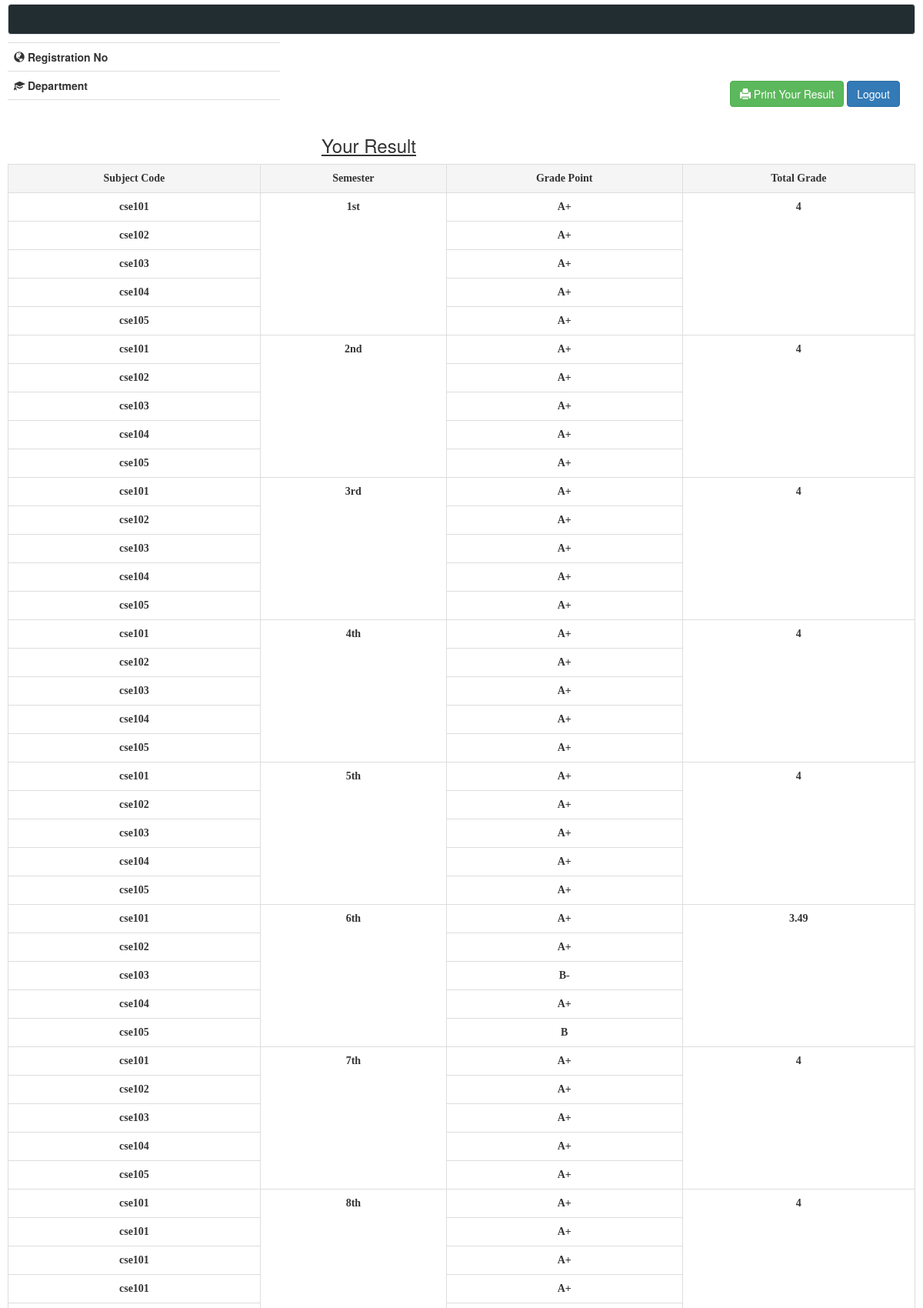
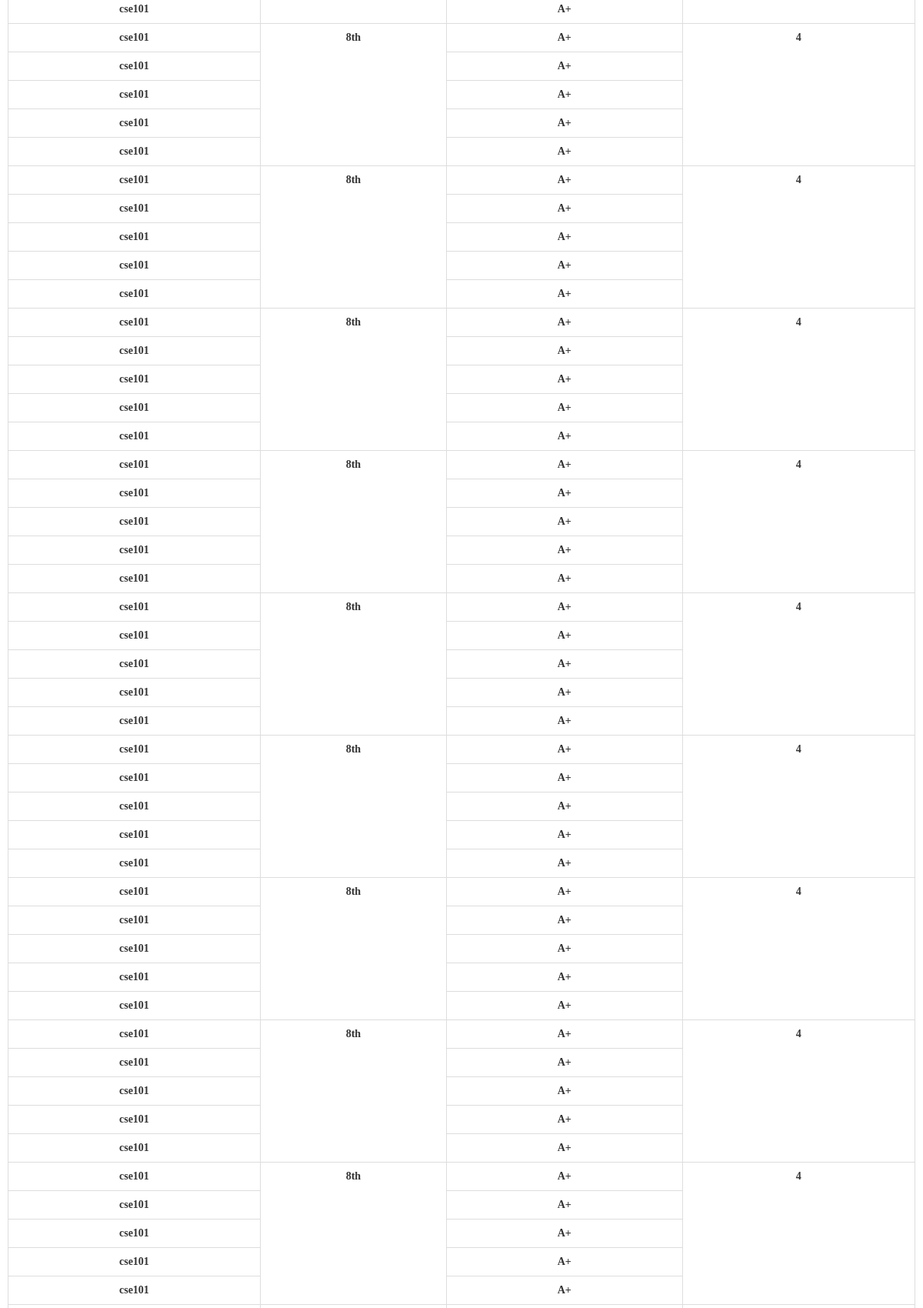
Screenshot of /result.php (signed in, upper part) with the database file from the repository (2 pictures, top to bottom).
### tables this page shows
CREATE TABLE IF NOT EXISTS `courses` (
  `id` int(11) NOT NULL,
  `reg_no` int(11) NOT NULL,
  `dept_name` varchar(20) NOT NULL,
  `course_id` varchar(20) NOT NULL,
  `credit` varchar(20) NOT NULL,
  `grade` varchar(10) NOT NULL,
  `semester` varchar(20) NOT NULL
);

CREATE TABLE IF NOT EXISTS `results` (
  `id` int(11) NOT NULL,
  `reg_no` int(11) NOT NULL,
  `cgpa` varchar(50) NOT NULL,
  `gpa` varchar(50) NOT NULL,
  `semester` varchar(20) NOT NULL
);

### include/functions.php (called while the page is built)
<?php
	function get_grade($point){
		$point = (string) $point;
		$grades = [
			  "4" => "A+",
			  "3.75" => "A",
			  "3.5" => "A-",
			  "3.25" => "B+",
			  "3" => "B",
			  "2.75" => "B-",
			  "2.5" => "C+",
			  "2.25" => "C",
			  "2" => "D",
			  "0" => "F"
		];
		if (array_key_exists($point, $grades))
			return $grades[$point];
		else
			return 0;
	}
?>

### result.php (the view, shortened to what this page needs)
<?php
	include('include/db.php');
	include('include/functions.php');
	$query = "SELECT * FROM courses JOIN results USING(reg_no, semester)";
	$stmt = $db->prepare($query);
	$stmt->execute() or die("Connection error");
	$results = $stmt->fetchAll(PDO::FETCH_ASSOC);
?>
<!DOCTYPE html>
<html lang="en">
  <head>
    <link rel="stylesheet" href="https://maxcdn.bootstrapcdn.com/bootstrap/3.3.7/css/bootstrap.min.css">
  </head>
  <body id="content">
    <div class="page-header well">
    </div>
<div>
    <div id="btn">
       <button onclick="window.print()" class="btn btn-success" ><span class="glyphicon glyphicon-print"></span> Print  Your Result</button>
       <a href="st_logout.php" class="btn btn-primary btn-top">Logout</a>
    </div>
        <table class="table table-hover" id="firsttable">
              <tr>
                <th class="bg "><span class="glyphicon glyphicon-globe"></span> Registration No</th>
                <td><b><?= $_SESSION['reg_no'] ?></b></td>
              </tr>
              <tr>
                <th class="bg "><span class="glyphicon glyphicon-education"></span> Department</th>
                <td><b><?= strtoupper($_SESSION['dept']) ?></b></td>
              </tr>
        </table>
</div>
   <h3 style="text-align: center;" ><br><u>Your Result </u></h3>
 <table class="table table-bordered " id="secondtable">
   <tr class="active">
   	  <th class="center">Subject Code</th>
   	  <th class="center">Semester</th>
   	  <th class="center">Grade Point</th>
   	  <th class="center">Total Grade</th>
   </tr>
   <?php for($i = 0; $i < count($results); $i++): ?>
   <tr class="center">
		   <td><?= $results[$i]['course_id'] ?></td>
	   <?php if(($i % 5) == 0): ?>
		   <td class="center" rowspan="5" ><?= $results[$i]['semester'] ?></td>
	   <?php endif; ?>
		   <td><?= get_grade($results[$i]['grade']) ?></td>
   	   <?php if($i % 5 == 0): ?>
   	       <td class="center" rowspan="5" ><?= $results[$i]['gpa'] ?></td>
   	   <?php endif; ?>
   </tr>
   <?php endfor; ?>
   </table>
  </body>
</html>

### result.php (style rules this page uses)
body { padding: 10px; }
.page-header { margin-top:-5px; background: #222D32; color: white; }
#firsttable { margin-top:-10px; width: 30%; }
#secondtable { font-family:vernada; font-weight: bold; }
#btn { float: right; margin-right: 20px; }
table:last-child { border-bottom: 1px solid #ddd; }
.center { text-align: center; }
.btn-top { margin-top: 50px; margin-bottom: 50px; }

### rows the page displays
courses: course "cse101", semester "1st", grade "A+", results.gpa "4"
courses: course "cse102", grade "A+"
courses: course "cse103", grade "A+"
courses: course "cse104", grade "A+"
courses: course "cse105", grade "A+"
courses: course "cse101", semester "2nd", grade "A+", results.gpa "4"
courses: course "cse102", grade "A+"
courses: course "cse103", grade "A+"
courses: course "cse104", grade "A+"
courses: course "cse105", grade "A+"
courses: course "cse101", semester "3rd", grade "A+", results.gpa "4"
courses: course "cse102", grade "A+"
courses: course "cse103", grade "A+"
courses: course "cse104", grade "A+"
courses: course "cse105", grade "A+"
courses: course "cse101", semester "4th", grade "A+", results.gpa "4"
courses: course "cse102", grade "A+"
courses: course "cse103", grade "A+"
courses: course "cse104", grade "A+"
courses: course "cse105", grade "A+"
courses: course "cse101", semester "5th", grade "A+", results.gpa "4"
courses: course "cse102", grade "A+"
courses: course "cse103", grade "A+"
courses: course "cse104", grade "A+"
courses: course "cse105", grade "A+"
courses: course "cse101", semester "6th", grade "A+", results.gpa "3.49"
courses: course "cse102", grade "A+"
courses: course "cse103", grade "B-"
courses: course "cse104", grade "A+"
courses: course "cse105", grade "B"
courses: course "cse101", semester "7th", grade "A+", results.gpa "4"
courses: course "cse102", grade "A+"
courses: course "cse103", grade "A+"
courses: course "cse104", grade "A+"
courses: course "cse105", grade "A+"
courses: course "cse101", semester "8th", grade "A+"
results: gpa "4"
results: gpa "4"
